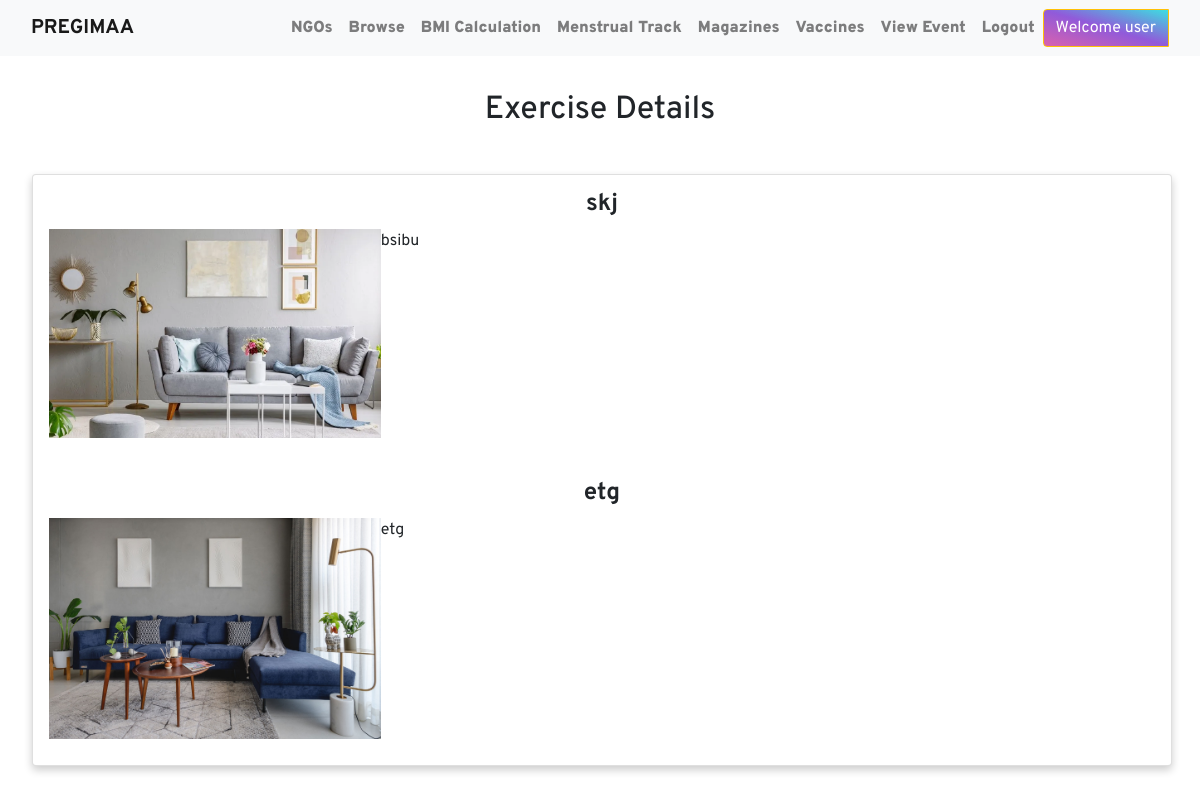
The app's page /view_exercise/ (signed in) with its own data.
### women/models.py (models this page shows)
class Exercise(models.Model):
    user= models.ForeignKey(User,on_delete=models.CASCADE,null=True)
    name= models.CharField(max_length=5,null=True)
    video=models.FileField(null=True)
    description=models.CharField(max_length=30,null=True)

### women/views.py (the view)
# urls.py: path('view_exercise/', view_exercise, name='view_exercise'),
@login_required
def view_exercise(request):
    if not request.user.is_authenticated:
        return redirect('login_admin')
    notes = Exercise.objects.all()
    d = {'notes':notes}
    return render(request, 'view_exercise.html',d)

### women/templates/view_exercise.html (shortened to what this page needs)
{% extends 'user_nav.html' %}
{% load static %}
{% block body %}
    </head>
    <body>
    <h2 style="text-align: center;margin-top: 35px;">Exercise Details</h2>
    <div class="card">
        {% for i in notes %}
            <h4 style="text-align: center;margin-top: 15px;"><b>{{i.name}}</b></h4>
            <div class="container" style="display: flex;">
                <img src="{{i.video.url}}" alt="Avatar" style="width:30%">
                <span>
                    <p>{{i.description}}</p>
                </span>
              </div>
              <br>
              {% endfor %}
    </div>
    </body>
    </html>
{% endblock %}

### women/templates/user_nav.html (shortened to what this page needs)
<!DOCTYPE html>
<html lang="en">
<head>
    {% load static %}
    <link rel="stylesheet" href="node_modules/bootstrap/dist/css/bootstrap.min.css">
    <link rel="stylesheet" href="https://stackpath.bootstrapcdn.com/bootstrap/4.3.1/css/bootstrap.min.css">
    <link rel="stylesheet" href="https://stackpath.bootstrapcdn.com/font-awesome/4.7.0/css/font-awesome.min.css">
    <link rel="stylesheet" href="{% static 'style.css' %}">
</head>
<body>
    <nav class="navbar navbar-expand-md bg-light navbar-light">
        <div class="container-fluid">
            <a href="{% url 'home' %}" class="navbar-brand font-weight-bold" >PREGIMAA</a>
            <div class="collapse navbar-collapse text-center" id="collapsenavbar">
                <ul class="navbar-nav ml-auto">
                    <li class="nav-item">
                        <a href="{% url 'ngos' %}" class="nav-link ">NGOs</a>
                    </li>
                    <li class="nav-item">
                        <a href="{% url 'browse' %}" class="nav-link ">Browse</a>
                    </li>
                    <li class="nav-item">
                        <a href="{% url 'bmi' %}" class="nav-link ">BMI Calculation</a>
                    </li>
                    <li class="nav-item">
                        <a href="{% url 'menstrual' %}" class="nav-link ">Menstrual Track</a>
                    </li>
                    <li class="nav-item">
                        <a href="{% url 'magazine' %}" class="nav-link ">Magazines</a>
                    </li>
                    <li class="nav-item">
                        <a href="{% url 'vaccine' %}" class="nav-link ">Vaccines</a>
                    </li>
                    <li class="nav-item">
                        <a href="{% url 'event_m' %}" class="nav-link ">View Event</a>
                    </li>
                    <li class="nav-item">
                        <a href="{% url 'logout' %}" class="nav-link ">Logout</a>
                    </li>
                </ul>
                <div class="btn-group">
                    <button type="button" class="btn btn-warning text-white" style="background: linear-gradient(to left bottom, rgba(5, 213, 217, 0.767), rgba(101, 23, 203, 0.7), rgba(203, 33, 141, 0.7));" data-toggle="dropdown">Welcome {{request.user.first_name}}</button>
                </div>
            </div>
        </div>
    </nav>
    {% block body %}
    {% endblock %}
</body>
</html>

### women/static/style.css (style rules this page uses)
body { font-family: 'Overpass'; }
.nav-item { color: #bd2eaa; font-weight: 900; }
.navbar-brand { color: #bd2eaa; font-weight: bolder; }

### women/templates/view_exercise.html (style rules this page uses)
.card { box-shadow: 0 4px 8px 0 rgba(0,0,0,0.2); transition: 0.3s; width: 95%; margin-left: 32px; margin-top: 45px; }
.container { padding: 2px 16px; }

### records on screen
Exercise: name "skj", video (picture), description "bsibu"
Exercise: name "etg", video (picture), description "etg"

### other values on screen
{{ request.user.first_name }} "user"
